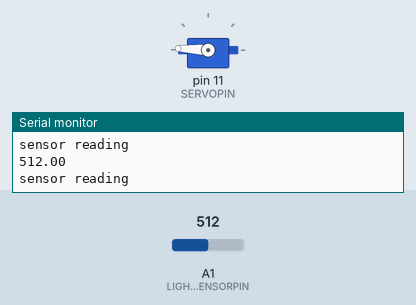
Simulated run of this sketch. Board: Arduino Uno, built with avr-gcc and run on an emulated ATmega328P. Shown: servo, the last lines printed to the serial monitor. The test bench sets the inputs (shaded band); at power-on: A1 (LIGHTSENSORPIN) = 512.

Above: at 1.2 s.
1.3 s: A1 (LIGHTSENSORPIN) set to 716
At 2.09 s:
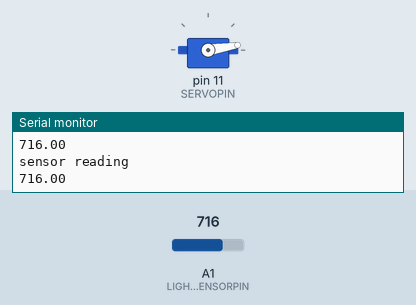
4.3 s: A1 (LIGHTSENSORPIN) set to 109
At 4.61 s:
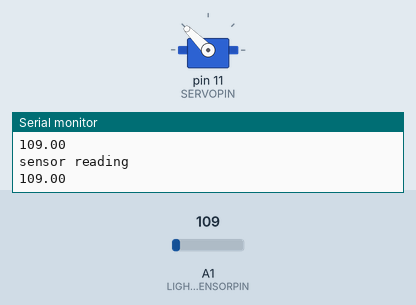
7.3 s: A1 (LIGHTSENSORPIN) set to 95
At 7.91 s:
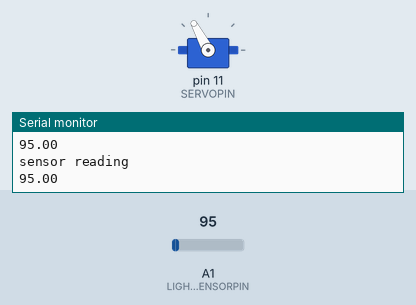
10.3 s: A1 (LIGHTSENSORPIN) set to 306
Timing chart, 0 to 14.3 s (numbered marks = the images above; inputs shaded):
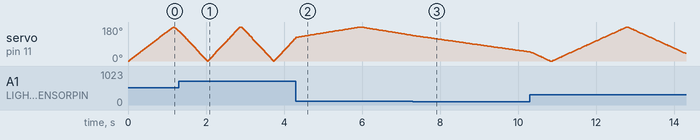

The sketch:

light_servo_combo.ino
```cpp
#include <Servo.h>
#include <math.h>
#define SERVOPIN 11       //Servo (PWM) writing
#define LIGHTSENSORPIN A1 //Ambient light sensor reading

struct abstractMotorSensorPair {
  virtual void setup() = 0;
  virtual void run() = 0;//single loop of read the sensor and set the motor

  virtual float motorFeedback() = 0;//returns motor state 0 to 1
  virtual float sensorFeedback() = 0;//return sensor state 0 to 1

  virtual void processGuiCommand(int cmd) = 0;
};

struct lightServoPair : abstractMotorSensorPair {
  Servo myservo;
  int inc = 1;//If inc == 1, servo is going from 0 to 180 degrees; reverse if inc == 0
  unsigned long timer;
  const float max_vel = 315.78948;//max velocity of servo is 315.79 degrees per second
  float pos_float = 0.0;//position of servo from 0 to 180
  float filter_read = 0.0;//filtered ambient light value
  const float filter_percent = 0.1;//percent of prveious value used in filtered ambient light value

  void setup() {
    pinMode(LIGHTSENSORPIN,  INPUT);
    myservo.attach(SERVOPIN);
    myservo.write(0);//Set servo position to 0 degrees
    timer = millis();
  }

  void processGuiCommand(int command){
    //no commands atm
  }

  float motorFeedback() {
    //Returns angle of the servo, from 0 to 180 degrees
    return myservo.read();
  }

  float sensorFeedback() {
    //Returns sensor illuminance in lux(lx)
    return analogRead(LIGHTSENSORPIN);
  }

  void run(){
    float reading = analogRead(LIGHTSENSORPIN); //Read light level
    Serial.println("sensor reading");
    Serial.println(reading);
    filter_read = filter_percent*filter_read+(1-filter_percent)*reading;
    float ratio = filter_read / 1023.0; //Get percent of maximum value (1023)
    float vel = ratio*max_vel; //Get servo velocity based on ratio

    if (pos_float <= 0) {
      inc = 1;
    } else if (pos_float >= 180) {
      inc = 0;
    }

    if (inc == 1) {
        float delta = vel*(millis()-timer)/1000;
        pos_float += delta;
        myservo.write((int)pos_float);
    } else {
        float delta = vel*(millis()-timer)/1000;
        pos_float -= delta;
        myservo.write(pos_float);
    }

    timer = millis();

  }

};

lightServoPair lsp;

void setup()
{
  Serial.begin(9600);
  lsp.setup();
}

void loop()
{
  lsp.run();
}
```

Measured:
- the behaviour switches between 100 and 99 on A1 (LIGHTSENSORPIN) (found by bisection; images 2 and 3)
